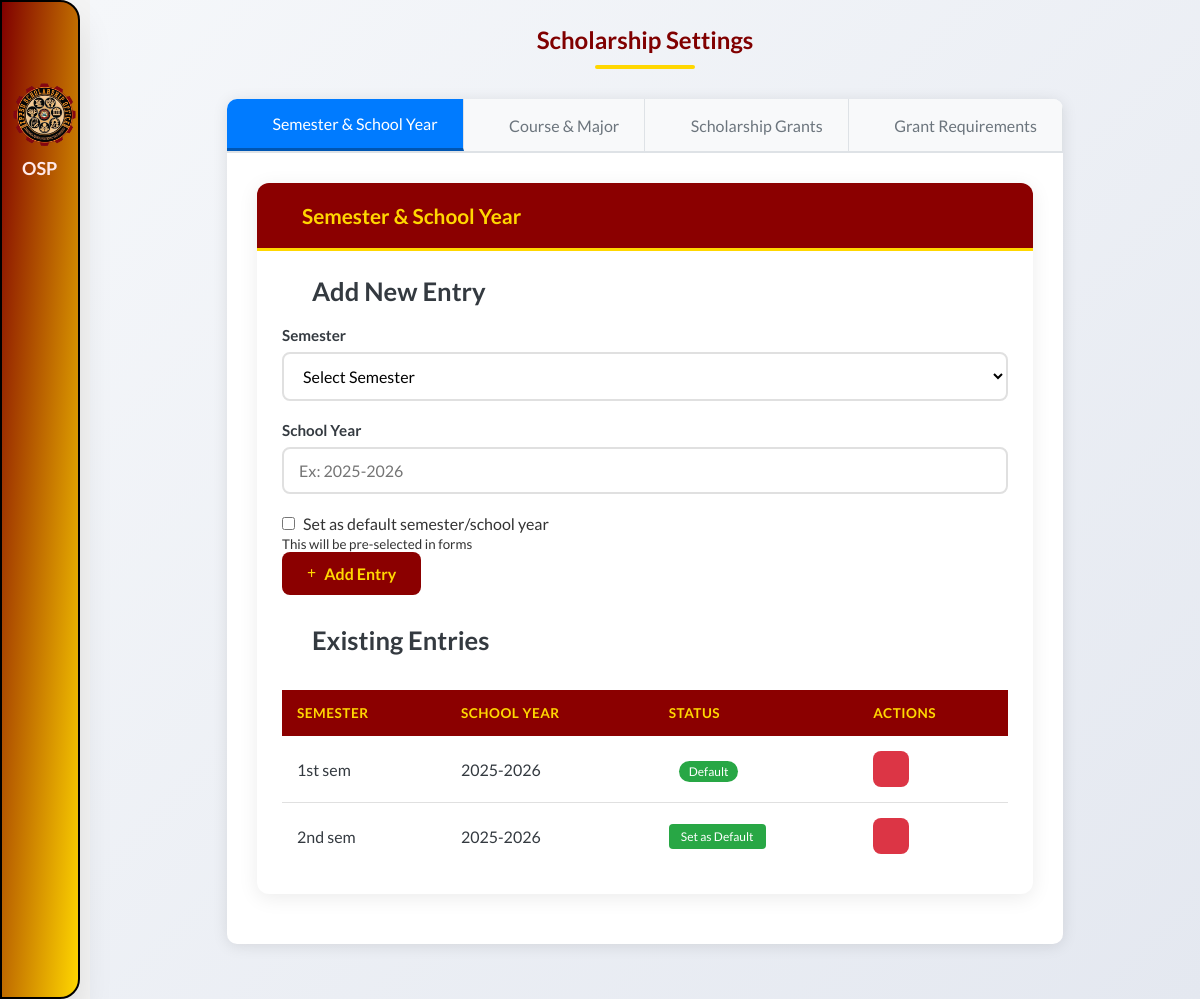
Before: /views/manage_dropdowns.php (signed in) with the older database file.
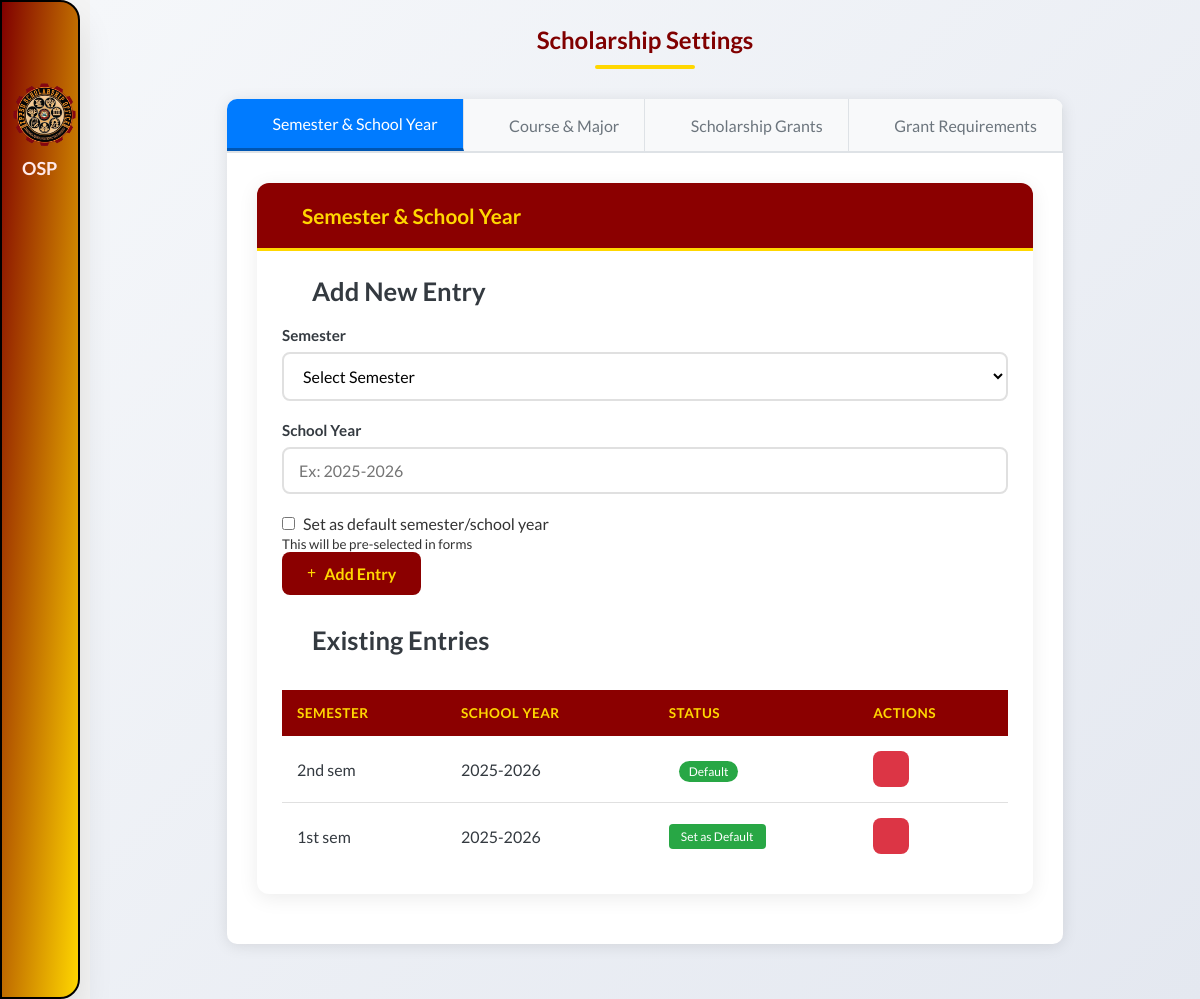
After: the same page with the newer database file.
### tables this page shows
CREATE TABLE `dropdown_sem_sy` (
  `id` int(11) NOT NULL,
  `semester` enum('1st sem','2nd sem','Summer') NOT NULL,
  `school_year` varchar(9) NOT NULL,
  `is_default` tinyint(1) DEFAULT 0
);

### views/manage_dropdowns.php (the view, shortened to what the changed rows need)
<?php
include '../includes/session.php';
$sem_sy_list = $pdo->query("SELECT * FROM dropdown_sem_sy ORDER BY is_default DESC, semester, school_year")->fetchAll(PDO::FETCH_ASSOC);
$active_tab = isset($_GET['tab']) ? $_GET['tab'] : 'sem_sy';
?>
<!DOCTYPE html>
<html lang="en">
<head>
    <link rel="stylesheet" href="../css/styles.css?v=<?php echo time(); ?>">
    <link rel="stylesheet" href="../css/dashboard.css?v=<?php echo time(); ?>">
    <link rel="stylesheet" href="../css/manage_dropdowns.css?v=<?php echo time(); ?>">
    <link rel="stylesheet" href="https://code.jquery.com/ui/1.12.1/themes/base/jquery-ui.css">
</head>
<body>
    <div class="content">
        <h1 class="page-title">Scholarship Settings</h1>
        <div class="content-1">
            <div class="tab-container">
                <div class="tab-content">
                    <div class="tab-pane <?= $active_tab === 'sem_sy' ? 'active' : '' ?>" id="sem_sy">
                        <div class="dashboard-card">
                            <div class="card-body">
                                <?php if (empty($sem_sy_list)): ?>
                                    <div class="empty-state">
                                        <i class="fas fa-calendar-times"></i>
                                        <p>No semester entries found</p>
                                    </div>
                                <?php else: ?>
                                    <div class="table-responsive">
                                        <table class="table">
                                            <thead>
                                                <tr>
                                                    <th>Semester</th>
                                                    <th>School Year</th>
                                                    <th>Status</th>
                                                    <th>Actions</th>
                                                </tr>
                                            </thead>
                                            <tbody>
                                                <?php foreach ($sem_sy_list as $s): ?>
                                                    <tr>
                                                        <td><?= htmlspecialchars($s['semester']) ?></td>
                                                        <td><?= htmlspecialchars($s['school_year']) ?></td>
                                                        <td>
                                                            <?php if ($s['is_default']): ?>
                                                                <span class="default-badge">Default</span>
                                                            <?php else: ?>
                                                                <form method="POST" style="display: inline;">
                                                                    <button type="submit" class="set-default-btn"
                                                                        onclick="return confirm('Set this as the default semester/school year?')">
                                                                        Set as Default
                                                                    </button>
                                                                </form>
                                                            <?php endif; ?>
                                                        </td>
                                                        <td>
                                                            <a href="?delete=<?= $s['id'] ?>&type=sem_sy&tab=sem_sy"
                                                                class="btn-delete-icon"
                                                                onclick="return confirm('Are you sure you want to delete this entry?')"
                                                                title="Delete">
                                                                <i class="fas fa-trash-alt"></i>
                                                            </a>
                                                        </td>
                                                    </tr>
                                                <?php endforeach; ?>
                                            </tbody>
                                        </table>
                                    </div>
                                <?php endif; ?>
                            </div>
                        </div>
                    </div>
                </div>
            </div>
        </div>
    </div>
</body>
</html>

Changed rows visible on the page:
changed dropdown_sem_sy "2nd sem": is_default "Set as Default" → "Default"; moves up the list
changed dropdown_sem_sy "1st sem": is_default "Default" → "Set as Default"
